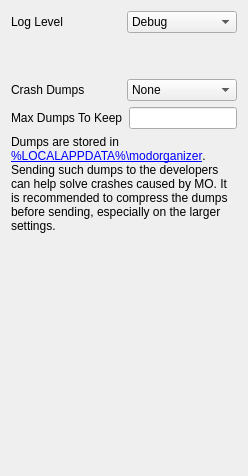
      <widget class="QWidget" name="diagnosticsTab">
        <attribute name="title">
          <string>Diagnostics</string>
        </attribute>
        <layout class="QGridLayout" name="gridLayout_4">
          <item row="0" column="0">
            <layout class="QHBoxLayout" name="horizontalLayout_6">
              <item>
                <widget class="QLabel" name="label_12">
                  <property name="text">
                    <string>Log Level</string>
                  </property>
                </widget>
              </item>
              <item>
                <widget class="QComboBox" name="logLevelBox">
                  <property name="toolTip">
                    <string>Decides the amount of data printed to &quot;ModOrganizer.log&quot;</string>
                  </property>
                  <property name="whatsThis">
                    <string>
                      Decides the amount of data printed to &quot;ModOrganizer.log&quot;.
                      &quot;Debug&quot; produces very useful information for finding problems. There is usually no noteworthy performance impact but the file may become rather large. If this is a problem you may prefer the &quot;Info&quot; level for regluar use. On the &quot;Error&quot; level the log file usually remains empty.
                    </string>
                  </property>
                  <item>
                    <property name="text">
                      <string>Debug</string>
                    </property>
                  </item>
                  <item>
                    <property name="text">
                      <string>Info</string>
                    </property>
                  </item>
                  <item>
                    <property name="text">
                      <string>Warning</string>
                    </property>
                  </item>
                  <item>
                    <property name="text">
                      <string>Error</string>
                    </property>
                  </item>
                </widget>
              </item>
            </layout>
          </item>
          <item row="1" column="0">
            <spacer name="verticalSpacer_9">
              <property name="orientation">
                <enum>Qt::Vertical</enum>
              </property>
              <property name="sizeHint" stdset="0">
                <size>
                  <width>20</width>
                  <height>40</height>
                </size>
              </property>
            </spacer>
          </item>
          <item row="2" column="0">
            <layout class="QHBoxLayout" name="horizontalLayout_12">
              <item>
                <widget class="QLabel" name="label_27">
                  <property name="text">
                    <string>Crash Dumps</string>
                  </property>
                </widget>
              </item>
              <item>
                <widget class="QComboBox" name="dumpsTypeBox">
                  <property name="toolTip">
                    <string>Decides which type of crash dumps are collected when injected processes crash.</string>
                  </property>
                  <property name="whatsThis">
                    <string>
                      Decides which type of crash dumps are collected when injected processes crash.
                      &quot;None&quot; Disables the generation of crash dumps by MO.
                      &quot;Mini&quot; Default level which generates small dumps (only stack traces).
                      &quot;Data&quot; Much larger dumps with additional information which may be need (also data segments).
                      &quot;Full&quot; Even larger dumps with a full memory dump of the process.
                    </string>
                  </property>
                  <item>
                    <property name="text">
                      <string>None</string>
                    </property>
                  </item>
                  <item>
                    <property name="text">
                      <string>Mini</string>
                    </property>
                  </item>
                  <item>
                    <property name="text">
                      <string>Data</string>
                    </property>
                  </item>
                  <item>
                    <property name="text">
                      <string>Full</string>
                    </property>
                  </item>
                </widget>
              </item>
            </layout>
          </item>
          <item row="3" column="0">
            <layout class="QHBoxLayout" name="horizontalLayout_13">
              <item>
                <widget class="QLabel" name="label_28">
                  <property name="text">
                    <string>Max Dumps To Keep</string>
                  </property>
                </widget>
              </item>
              <item>
                <widget class="QLineEdit" name="dumpsMaxEdit">
                  <property name="toolTip">
                    <string>Maximum number of crash dumps to keep on disk. Use 0 for unlimited.</string>
                  </property>
                  <property name="whatsThis">
                    <string>
                      Maximum number of crash dumps to keep on disk. Use 0 for unlimited.
                      Set "Crash Dumps" above to None to disable crash dump collection.
                    </string>
                  </property>
                  <property name="inputMask">
                    <string notr="true">009</string>
                  </property>
                  <property name="alignment">
                    <set>Qt::AlignCenter</set>
                  </property>
                </widget>
              </item>
            </layout>
          </item>
          <item row="4" column="0">
            <widget class="QLabel" name="label_29">
              <property name="text">
                <string>
                  Dumps are stored in &lt;a href=&quot;%LOCALAPPDATA%\modorganizer&quot;&gt;%LOCALAPPDATA%\modorganizer&lt;/a&gt;.
                  Sending such dumps to the developers can help solve crashes caused by MO.
                  It is recommended to compress the dumps before sending, especially on the larger settings.
                </string>
              </property>
              <property name="wordWrap">
                <bool>true</bool>
              </property>
              <property name="toolTip">
                <string>Hint: right click link and copy link location</string>
              </property>
            </widget>
          </item>
          <item row="5" column="0">
            <spacer name="verticalSpacer_10">
              <property name="orientation">
                <enum>Qt::Vertical</enum>
              </property>
              <property name="sizeType">
                <enum>QSizePolicy::Expanding</enum>
              </property>
              <property name="sizeHint" stdset="0">
                <size>
                  <width>20</width>
                  <height>232</height>
                </size>
              </property>
            </spacer>
          </item>
        </layout>
      </widget>
